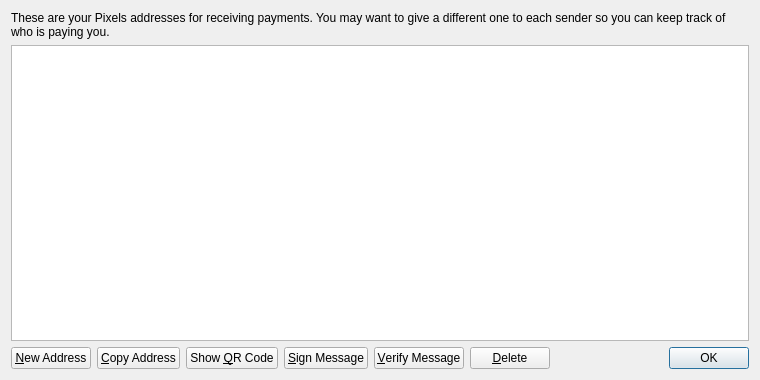
<?xml version="1.0" encoding="UTF-8"?>
<ui version="4.0">
 <class>AddressBookPage</class>
 <widget class="QWidget" name="AddressBookPage">
  <property name="geometry">
   <rect>
    <x>0</x>
    <y>0</y>
    <width>760</width>
    <height>380</height>
   </rect>
  </property>
  <property name="windowTitle">
   <string>Address Book</string>
  </property>
  <layout class="QVBoxLayout" name="verticalLayout">
   <item>
    <widget class="QLabel" name="labelExplanation">
     <property name="text">
      <string>These are your Pixels addresses for receiving payments. You may want to give a different one to each sender so you can keep track of who is paying you.</string>
     </property>
     <property name="textFormat">
      <enum>Qt::PlainText</enum>
     </property>
     <property name="wordWrap">
      <bool>true</bool>
     </property>
    </widget>
   </item>
   <item>
    <widget class="QTableView" name="tableView">
     <property name="contextMenuPolicy">
      <enum>Qt::CustomContextMenu</enum>
     </property>
     <property name="toolTip">
      <string>Double-click to edit address or label</string>
     </property>
     <property name="tabKeyNavigation">
      <bool>false</bool>
     </property>
     <property name="alternatingRowColors">
      <bool>true</bool>
     </property>
     <property name="selectionMode">
      <enum>QAbstractItemView::SingleSelection</enum>
     </property>
     <property name="selectionBehavior">
      <enum>QAbstractItemView::SelectRows</enum>
     </property>
     <property name="sortingEnabled">
      <bool>true</bool>
     </property>
     <attribute name="verticalHeaderVisible">
      <bool>false</bool>
     </attribute>
    </widget>
   </item>
   <item>
    <layout class="QHBoxLayout" name="horizontalLayout">
     <item>
      <widget class="QPushButton" name="newAddressButton">
       <property name="toolTip">
        <string>Create a new address</string>
       </property>
       <property name="text">
        <string>&amp;New Address</string>
       </property>
       <property name="icon">
        <iconset resource="../bitcoin.qrc">
         <normaloff>:/icons/add</normaloff>:/icons/add</iconset>
       </property>
      </widget>
     </item>
     <item>
      <widget class="QPushButton" name="copyToClipboard">
       <property name="toolTip">
        <string>Copy the currently selected address to the system clipboard</string>
       </property>
       <property name="text">
        <string>&amp;Copy Address</string>
       </property>
       <property name="icon">
        <iconset resource="../bitcoin.qrc">
         <normaloff>:/icons/editcopy</normaloff>:/icons/editcopy</iconset>
       </property>
      </widget>
     </item>
     <item>
      <widget class="QPushButton" name="showQRCode">
       <property name="text">
        <string>Show &amp;QR Code</string>
       </property>
       <property name="icon">
        <iconset resource="../bitcoin.qrc">
         <normaloff>:/icons/qrcode</normaloff>:/icons/qrcode</iconset>
       </property>
      </widget>
     </item>
     <item>
      <widget class="QPushButton" name="signMessage">
       <property name="toolTip">
        <string>Sign a message to prove you own a Bitcoin address</string>
       </property>
       <property name="text">
        <string>&amp;Sign Message</string>
       </property>
       <property name="icon">
        <iconset resource="../bitcoin.qrc">
         <normaloff>:/icons/edit</normaloff>:/icons/edit</iconset>
       </property>
      </widget>
     </item>
     <item>
      <widget class="QPushButton" name="verifyMessage">
       <property name="toolTip">
        <string>Verify a message to ensure it was signed with a specified Bitcoin address</string>
       </property>
       <property name="text">
        <string>&amp;Verify Message</string>
       </property>
       <property name="icon">
        <iconset resource="../bitcoin.qrc">
         <normaloff>:/icons/transaction_0</normaloff>:/icons/transaction_0</iconset>
       </property>
      </widget>
     </item>
     <item>
      <widget class="QPushButton" name="deleteButton">
       <property name="toolTip">
        <string>Delete the currently selected address from the list. Only sending addresses can be deleted.</string>
       </property>
       <property name="text">
        <string>&amp;Delete</string>
       </property>
       <property name="icon">
        <iconset resource="../bitcoin.qrc">
         <normaloff>:/icons/remove</normaloff>:/icons/remove</iconset>
       </property>
      </widget>
     </item>
     <item>
      <spacer name="horizontalSpacer">
       <property name="orientation">
        <enum>Qt::Horizontal</enum>
       </property>
       <property name="sizeHint" stdset="0">
        <size>
         <width>40</width>
         <height>20</height>
        </size>
       </property>
      </spacer>
     </item>
     <item>
      <widget class="QDialogButtonBox" name="buttonBox">
       <property name="sizePolicy">
        <sizepolicy hsizetype="Maximum" vsizetype="Fixed">
         <horstretch>0</horstretch>
         <verstretch>0</verstretch>
        </sizepolicy>
       </property>
       <property name="standardButtons">
        <set>QDialogButtonBox::Ok</set>
       </property>
      </widget>
     </item>
    </layout>
   </item>
  </layout>
 </widget>
 <resources>
  <include location="../bitcoin.qrc"/>
 </resources>
 <connections/>
</ui>
